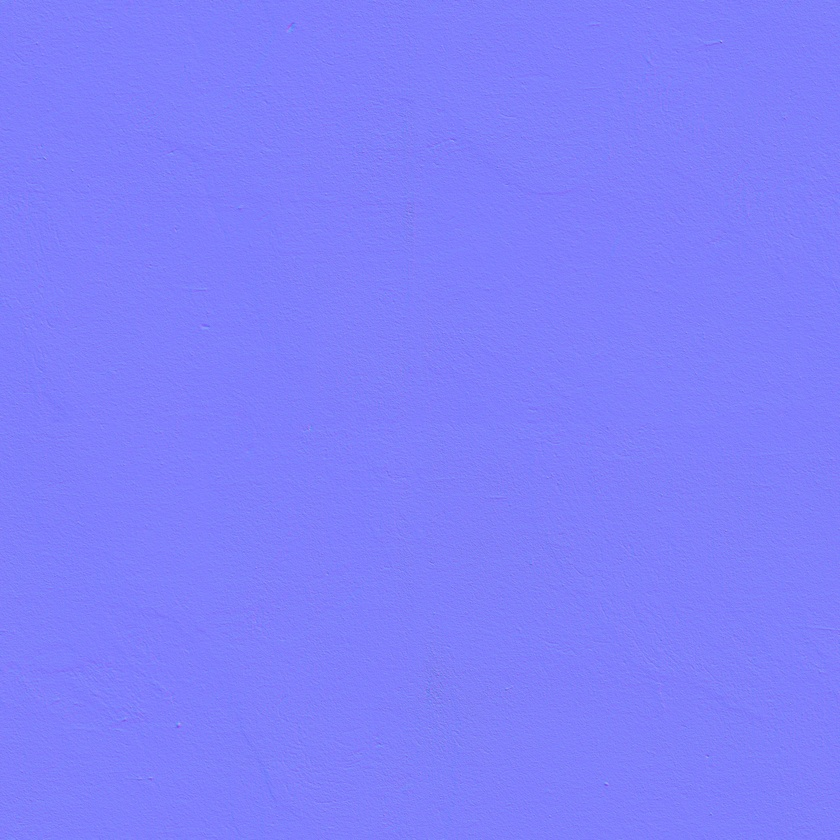
#> input picture games/operation-long-shadow/Assets/WebGLTest/BundleContent/beige_wall_001_nor_gl_2k.jpg, 840 x 840 px, shrunk from 2048 x 2048 before the run
$ python sheet.py ../../Assets/WebGLTest/BundleContent/beige_wall_001_diff_2k.jpg 5 ../../Assets/WebGLTest/BundleContent/beige_wall_001_nor_gl_2k.jpg ../../Assets/WebGLTest/BundleContent/beige_wall_001_nor_gl_2k.jpg
#> lines starting #> are read from the running program, lines starting #| are printed output that depends on the picture
#!/usr/bin/env python3
"""Contact sheet from a list of PNGs: sheet.py out.png cols file1 file2 ... | sheet.py out.png cols --json files.json [--label]"""
import sys, json, math
from PIL import Image, ImageDraw
out, cols = sys.argv[1], int(sys.argv[2])
fs = json.load(open(sys.argv[4])) if sys.argv[3] == "--json" else sys.argv[3:]
fs = [f for f in fs if not f.startswith("--")]
ims = [Image.open(f).convert("RGB") for f in fs]
#> ims = 2 items
w = max(i.width for i in ims); h = max(i.height for i in ims)
#> after `w = max((i.width for i in ims))`: w = 840
#> after `h = max((i.height for i in ims))`: h = 840
rows = math.ceil(len(ims) / cols)
#> rows = 1
S = Image.new("RGB", (w * cols, h * rows), (20, 20, 20))
#> S: PIL image 4200x840 RGB; every value is 20
for k, (f, im) in enumerate(zip(fs, ims)):
    S.paste(im, ((k % cols) * w, (k // cols) * h))
    if "--label" in sys.argv:
        ImageDraw.Draw(S).text(((k % cols) * w + 4, (k // cols) * h + 4), f.split("/")[-1][:40], fill=(255, 255, 0))
#> this loop made 2 passes
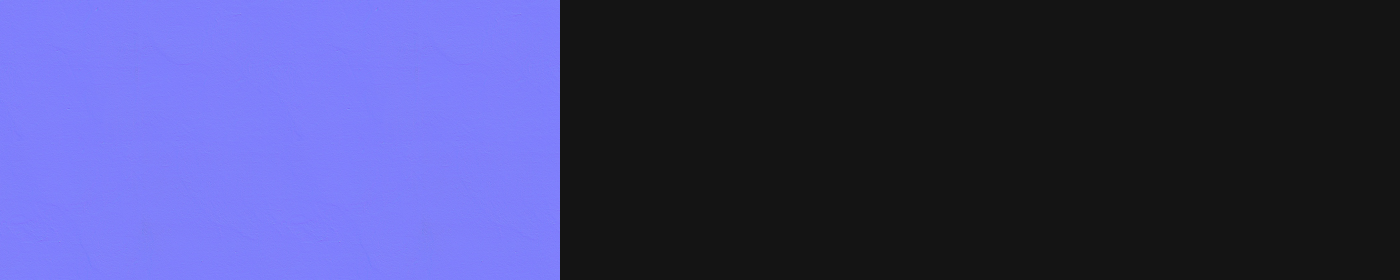
#> S: PIL image 4200x840 RGB (shown at 1/3 size); mean R, G, B 63, 63, 112.7
S.save(out)
print(out, S.size)
#| ../../Assets/WebGLTest/BundleContent/beige_wall_001_diff_2k.jpg (4200, 840)
